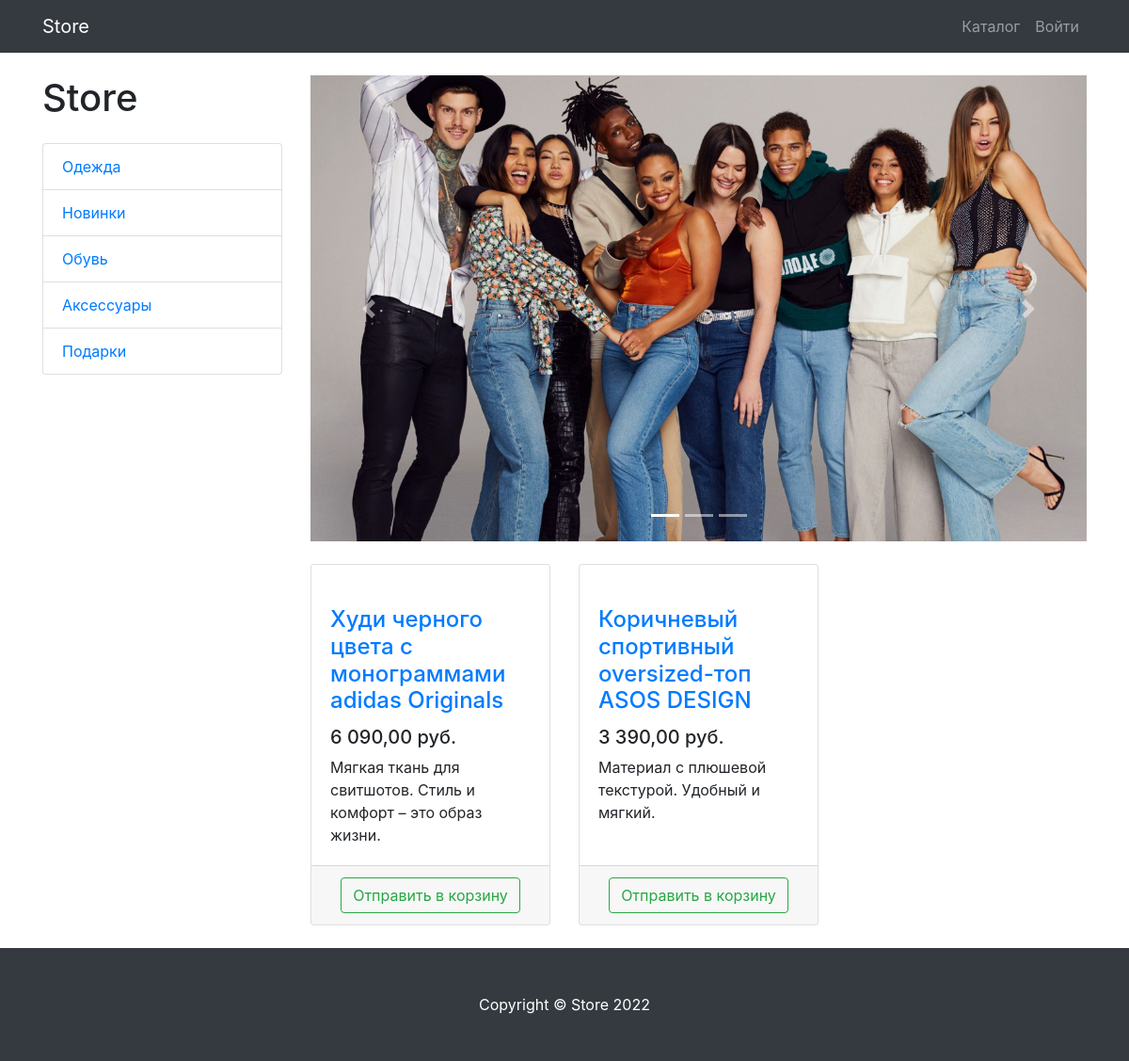
Page /products/category/1/ on the committed database.
### store-server-django-master/products/models.py (models this page shows, shortened)
class ProductCategory(models.Model):
    name = models.CharField(max_length=128, unique=True)
    description = models.TextField(null=True, blank=True)
    class Meta:
        verbose_name = 'category'
        verbose_name_plural = 'categories'

class Product(models.Model):
    name = models.CharField(max_length=256)
    description = models.TextField()
    price = models.DecimalField(max_digits=8, decimal_places=2)
    quantity = models.PositiveIntegerField(default=0)
    image = models.ImageField(upload_to='products_images', null=True, blank=True)
    stripe_product_price_id = models.CharField(max_length=128, null=True, blank=True)
    category = models.ForeignKey(to=ProductCategory, on_delete=models.CASCADE)
    class Meta:
        verbose_name = 'product'
        verbose_name_plural = 'products'

### store-server-django-master/products/views.py (the view)
# urls.py: path('', ProductsListView.as_view(), name='index'),
class ProductsListView(TitleMixin, ListView):
    model = Product
    template_name = 'products/products.html'
    paginate_by = 3
    title = 'Store - Каталог'
    def get_queryset(self):
        queryset = super(ProductsListView, self).get_queryset()
        category_id = self.kwargs.get('category_id')
        return queryset.filter(category_id=category_id) if category_id else queryset
    def get_context_data(self, *, object_list=None, **kwargs):
        context = super(ProductsListView, self).get_context_data()
        context['categories'] = ProductCategory.objects.all()
        return context

### store-server-django-master/common/views.py (called while the page is built)
    def get_context_data(self, **kwargs):
        context = super(TitleMixin, self).get_context_data(**kwargs)
        context['title'] = self.title
        return context

### store-server-django-master/products/context_processors.py (called while the page is built)
def baskets(request):
    user = request.user
    return {'baskets': Basket.objects.filter(user=user) if user.is_authenticated else []}

### store-server-django-master/products/templates/products/products.html (shortened to what this page needs)
{% extends 'products/base.html' %}
{% load static cache humanize %}
{% block css %}
    <link href="{% static 'vendor/css/products.css' %}" rel="stylesheet">
{% endblock %}
{% block content %}
    <div class="container">
        <div class="row">
            <div class="col-lg-3">
                <h1 class="my-4">Store</h1>
                <div class="list-group">
                    {% for category in categories %}
                        <a href="{% url 'products:category' category.id %}" class="list-group-item">
                            {{ category.name }}
                        </a>
                    {% endfor %}
                </div>
            </div>
            <div class="col-lg-9">
                <div id="carouselExampleIndicators" class="carousel slide my-4" data-ride="carousel">
                    <ol class="carousel-indicators">
                        <li data-target="#carouselExampleIndicators" data-slide-to="0" class="active"></li>
                        <li data-target="#carouselExampleIndicators" data-slide-to="1"></li>
                        <li data-target="#carouselExampleIndicators" data-slide-to="2"></li>
                    </ol>
                    <div class="carousel-inner" role="listbox">
                        <div class="carousel-item active">
                            <img class="d-block img-fluid" src="/static/vendor/img/slides/slide-1.jpg"
                                 alt="First slide">
                        </div>
                    </div>
                    <a class="carousel-control-prev" href="#carouselExampleIndicators" role="button" data-slide="prev">
                        <span class="carousel-control-prev-icon" aria-hidden="true"></span>
                    </a>
                    <a class="carousel-control-next" href="#carouselExampleIndicators" role="button" data-slide="next">
                        <span class="carousel-control-next-icon" aria-hidden="true"></span>
                    </a>
                </div>
                <div class="row">
                    {% for product in object_list %}
                        <div class="col-lg-4 col-md-6 mb-4">
                            <div class="card h-100">
                                <a href="#">
                                </a>
                                <div class="card-body">
                                    <h4 class="card-title">
                                        <a href="#">{{ product.name }}</a>
                                    </h4>
                                    <h5>{{ product.price|intcomma }} руб.</h5>
                                    <p class="card-text">{{ product.description }}</p>
                                </div>
                                <div class="card-footer text-center">
                                    <a class="btn btn-outline-success"
                                       href="{% url 'products:basket_add' product.id %}">
                                        Отправить в корзину
                                    </a>
                                </div>
                            </div>
                        </div>
                    {% endfor %}
                </div>
            </div>
        </div>
    </div>
{% endblock %}
{% block footer %}
    <footer class="py-5 bg-dark">
        <div class="container">
            <p class="m-0 text-center text-white">Copyright &copy; Store 2022</p>
        </div>
    </footer>
{% endblock %}

### rows in the picture
ProductCategory: name "Одежда"
ProductCategory: name "Новинки"
ProductCategory: name "Обувь"
ProductCategory: name "Аксессуары"
ProductCategory: name "Подарки"
Product: name "Худи черного цвета с монограммами adidas Originals", price "6 090,00", description "Мягкая ткань для свитшотов. Стиль и комфорт – это образ жизни."
Product: name "Коричневый спортивный oversized-топ ASOS DESIGN", price "3 390,00", description "Материал с плюшевой текстурой. Удобный и мягкий."
